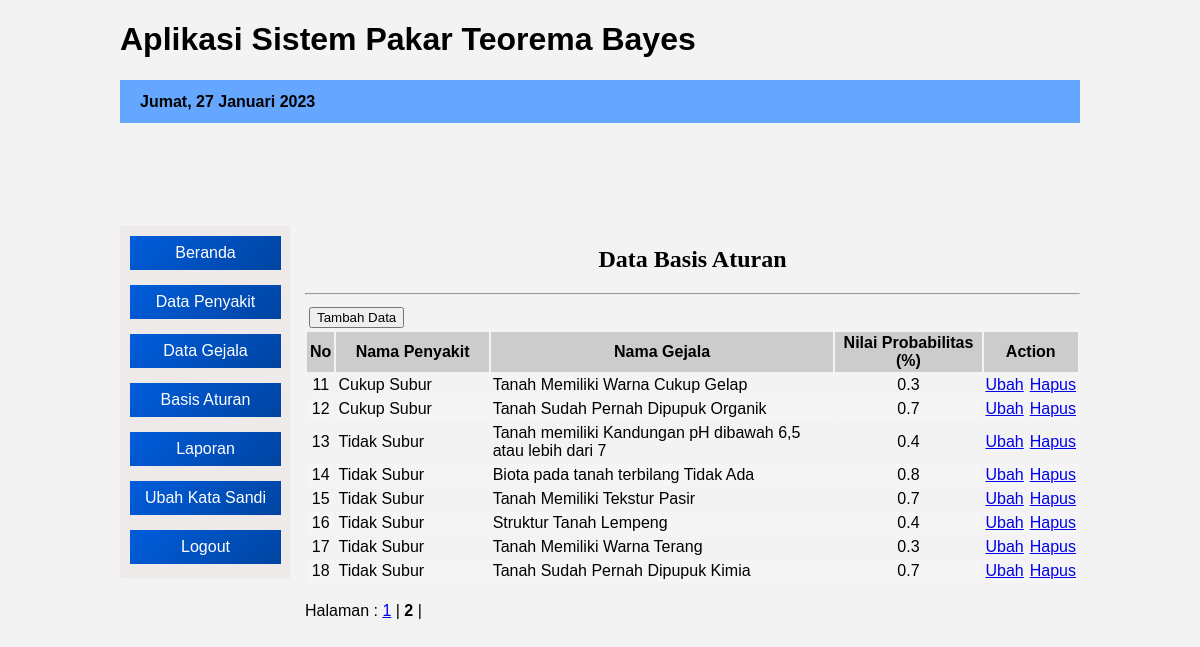
Page /admin/index.php?open=Basis-Aturan&halaman=2 (signed in) on the committed database.
### tables this page shows
CREATE TABLE `tblaturan` (
  `kd_aturan` int(11) NOT NULL,
  `kd_gejala` varchar(7) NOT NULL,
  `kd_penyakit` varchar(7) NOT NULL,
  `nl_prob` decimal(2,1) NOT NULL
);

CREATE TABLE `tblpenyakit` (
  `kd_penyakit` varchar(7) NOT NULL,
  `nm_penyakit` varchar(40) NOT NULL,
  `nl_penyakit` float NOT NULL,
  `pengobatan` text NOT NULL
);

CREATE TABLE `tblgejala` (
  `kd_gejala` varchar(7) NOT NULL,
  `nm_gejala` varchar(80) NOT NULL
);

### admin/aturan_data.php (the view, shortened to what this page needs)
<?php
  include "../lib/koneksi.php";
  $batas = 10;
  $halaman = $_GET['halaman'];
  if (empty($halaman)) {
  	$posisi = 0;
  	$halaman = 1;
  }
  else {
  	$posisi = ($halaman-1) * $batas;
  }
 ?>
<center><h2>Data Basis Aturan</h2></center><hr>
<?php
  $query = "select a.kd_aturan, b.kd_penyakit, b.nm_penyakit, c.kd_gejala, c.nm_gejala, a.nl_prob from tblaturan a, tblpenyakit b, tblgejala c where a.kd_penyakit=b.kd_penyakit and a.kd_gejala=c.kd_gejala order by b.kd_penyakit asc, c.kd_gejala asc limit $posisi, $batas";
  $tampil = mysqli_query($konek,$query);
 ?>
<table border="0" cellpadding="2" width="100%">
  <tr>
      <form action="?open=Aturan-Add&status=tambah" target="_self" method="Post">
          <td colspan="2" rowspan="2"> <input type="submit" name="btntambah" value="Tambah Data" /></td>
      </form>
  </tr>
  <tr></tr>
  <tr bgcolor="#CCCCCC">
    <th> No </th>
    <th width="20%"> Nama Penyakit </th>
    <th> Nama Gejala </th>
    <th> Nilai Probabilitas (%) </th>
    <th colspan="2" width="10%"> Action </th>
  </tr>
  <?php
   $no = $posisi+1;
   while ($data = mysqli_fetch_array($tampil)) {
   	if ($no%2==1) {$warna='';} else {$warna='#F5F5F5';}
   	echo "<tr bgcolor=$warna>
             <td align='center'>$no</td>
   	         <td>$data[nm_penyakit]</td>
   	         <td>$data[nm_gejala]</td>
             <td align='center'>$data[nl_prob]</td>
   	         <td align='center'><a href='?open=Aturan-Edit&kode=$data[kd_aturan]' target='_self' alt='Edit Data'>Ubah</a></td>
             <td align='center'><a href='?open=Aturan-Hapus&kode=$data[kd_aturan]' target='_self' alt='Delete Data'>Hapus</a></td>
          </tr>";
     $no++;
   }
   echo "</table>";
   $semuadata  ="select a.kd_aturan, b.kd_penyakit, b.nm_penyakit, c.kd_gejala, c.nm_gejala, a.nl_prob from tblaturan a, tblpenyakit b, tblgejala c where a.kd_penyakit=b.kd_penyakit and a.kd_gejala=c.kd_gejala order by b.kd_penyakit asc, c.kd_gejala asc";
   $query2     = mysqli_query($konek, $semuadata);
   $jmldata    = mysqli_num_rows ($query2);
   $jmlhalaman = ceil($jmldata / $batas);
   echo "<br> Halaman : ";
   for ($a=1;$a<=$jmlhalaman;$a++)
   if ($a != $halaman) {
   	echo "<a href='?open=Basis-Aturan&halaman=$a'>$a</a> | ";
   }
   else {
   	echo "<b>$a</b> | ";
   }
?>

### css/desig1.css (style rules this page uses)
* { font-family: Arial, tahoma, sans-serif; }
body { background-color: #f3f3f3; }
#isi h2 { font-family: tahoma, "Times New Roman", "Maiandra GD", sans-serif; }

### rows in the picture
tblaturan: kd_penyakit.nm_penyakit "Cukup Subur", kd_gejala.nm_gejala "Tanah Memiliki Warna Cukup Gelap", nl_prob "0.3"
tblaturan: kd_penyakit.nm_penyakit "Cukup Subur", kd_gejala.nm_gejala "Tanah Sudah Pernah Dipupuk Organik", nl_prob "0.7"
tblaturan: kd_penyakit.nm_penyakit "Tidak Subur", kd_gejala.nm_gejala "Tanah memiliki Kandungan pH dibawah 6,5 atau lebih dari 7", nl_prob "0.4"
tblaturan: kd_penyakit.nm_penyakit "Tidak Subur", kd_gejala.nm_gejala "Biota pada tanah terbilang Tidak Ada", nl_prob "0.8"
tblaturan: kd_penyakit.nm_penyakit "Tidak Subur", kd_gejala.nm_gejala "Tanah Memiliki Tekstur Pasir", nl_prob "0.7"
tblaturan: kd_penyakit.nm_penyakit "Tidak Subur", kd_gejala.nm_gejala "Struktur Tanah Lempeng", nl_prob "0.4"
tblaturan: kd_penyakit.nm_penyakit "Tidak Subur", kd_gejala.nm_gejala "Tanah Memiliki Warna Terang", nl_prob "0.3"
tblaturan: kd_penyakit.nm_penyakit "Tidak Subur", kd_gejala.nm_gejala "Tanah Sudah Pernah Dipupuk Kimia", nl_prob "0.7"

### other values in the picture
$namabln "Jumat"
$tgl "27"
$namabulan "Januari"
$thn "2023"
